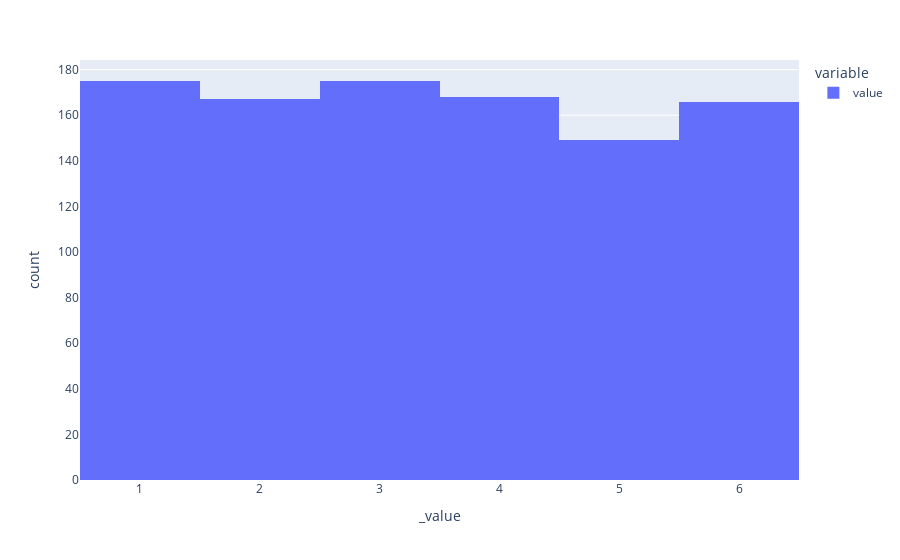

The notebook cell saved with this chart:
### Code cell
px.histogram(thousand_dice['value'])

### Figure 1 — Plotly figure (JSON) as saved in the notebook; plotly's stock layout.template omitted (floating-point values rounded to 4 significant figures; data arrays with more than 128 entries replaced by an {"elided": "..."} marker saying what was removed)
{"data": [{"alignmentgroup": "True", "bingroup": "x", "hovertemplate": "variable=value<br>_value=%{x}<br>count=%{y}<extra></extra>", "legendgroup": "value", "marker": {"color": "#636efa", "pattern": {"shape": ""}}, "name": "value", "offsetgroup": "value", "orientation": "v", "showlegend": true, "type": "histogram", "x": {"elided": "1000 int values"}, "xaxis": "x", "yaxis": "y"}], "layout": {"barmode": "relative", "legend": {"title": {"text": "variable"}, "tracegroupgap": 0}, "margin": {"t": 60}, "xaxis": {"anchor": "y", "domain": [0, 1], "title": {"text": "_value"}}, "yaxis": {"anchor": "x", "domain": [0, 1], "title": {"text": "count"}}}}
